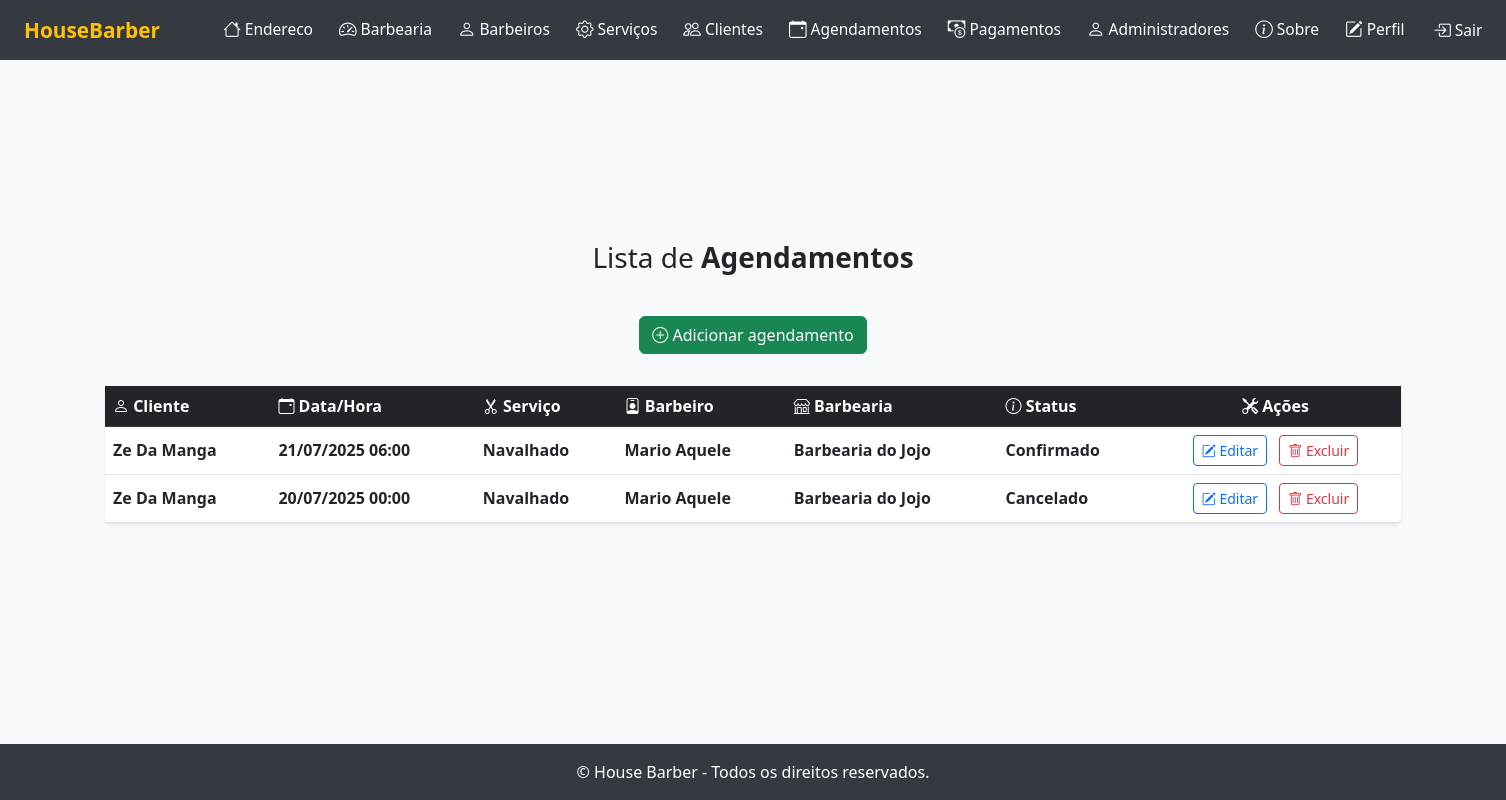
The page /listar/agendamentos/ (signed in) on the database its author committed.
### cadastros/models.py (models this page shows, shortened)
class Agendamento(models.Model):
    STATUS_CHOICES = [
        ('pendente', 'Pendente'),
        ('confirmado', 'Confirmado'),
        ('cancelado', 'Cancelado'),
        ('concluido', 'Concluído'),
    ]
    data_hora = models.DateTimeField(help_text="Data e hora do agendamento")
    status = models.CharField(max_length=20, choices=STATUS_CHOICES, default='pendente', help_text="Status do agendamento")
    observacoes = models.TextField(blank=True, null=True, help_text="Observações do agendamento (opcional)")
    barbearia = models.ForeignKey(Barbearia, on_delete=models.CASCADE, related_name='agendamentos', help_text="Barbearia do agendamento")
    cliente = models.ForeignKey(Cliente, on_delete=models.CASCADE, related_name='agendamentos', help_text="Cliente do agendamento")
    barbeiro = models.ForeignKey(Barbeiro, on_delete=models.CASCADE, related_name='agendamentos', help_text="Barbeiro responsável")
    servico = models.ForeignKey(Servico, on_delete=models.CASCADE, related_name='agendamentos', help_text="Serviço agendado")
    usuario = models.ForeignKey(User, on_delete=models.CASCADE, related_name='agendamento_usuario', help_text="Usuário responsável pelo agendamento")

class Cliente(models.Model):
    nome = models.CharField(max_length=255, help_text="Nome do cliente")
    telefone = models.CharField(max_length=20, help_text="Telefone do cliente")
    email = models.EmailField(help_text="E-mail do cliente")
    data_nascimento = models.DateField(help_text="Data de nascimento do cliente")
    created_at = models.DateTimeField(auto_now_add=True, help_text="Data de cadastro do cliente")
    usuario = models.ForeignKey(User, on_delete=models.CASCADE, related_name='cliente_usuario', help_text="Usuário responsável pelo cliente")

class Servico(models.Model):
    nome = models.CharField(max_length=255, help_text="Nome do serviço")
    descricao = models.TextField(help_text="Descrição do serviço")
    preco = models.DecimalField(max_digits=8, decimal_places=2, help_text="Preço do serviço")
    duracao_minutos = models.PositiveIntegerField(help_text="Duração do serviço em minutos")
    barbearia = models.ForeignKey(Barbearia, on_delete=models.CASCADE, related_name='servicos', help_text="Barbearia que oferece o serviço")
    usuario = models.ForeignKey(User, on_delete=models.CASCADE, related_name='servico_usuario', help_text="Usuário responsável pelo serviço")

class Barbeiro(models.Model):
    nome = models.CharField(max_length=255, help_text="Nome do barbeiro")
    telefone = models.CharField(max_length=20, help_text="Telefone do barbeiro")
    especialidade = models.CharField(max_length=100, help_text="Especialidade do barbeiro")
    ativo = models.BooleanField(default=True, help_text="Indica se o barbeiro está ativo")
    barbearia = models.ForeignKey(Barbearia, on_delete=models.CASCADE, related_name='barbeiros', help_text="Barbearia onde trabalha")
    usuario = models.ForeignKey(User, on_delete=models.CASCADE, related_name='barbeiro_usuario', help_text="Usuário responsável pelo barbeiro")

class Barbearia(models.Model):
    nome_fantasia = models.CharField(max_length=255, help_text="Nome fantasia da barbearia")
    razao_social = models.CharField(max_length=255, help_text="Razão social da barbearia")
    cnpj = models.CharField(max_length=18, help_text="CNPJ da barbearia")
    telefone = models.CharField(max_length=20, help_text="Telefone de contato da barbearia")
    email = models.EmailField(help_text="E-mail da barbearia")
    endereco = models.OneToOneField(Endereco, on_delete=models.CASCADE, related_name='barbearia', help_text="Endereço da barbearia")
    usuario = models.ForeignKey(User, on_delete=models.CASCADE, related_name='usuario_barbearia', help_text="Usuário responsável pela barbearia")

### cadastros/views.py (the view)
# urls.py: path('listar/agendamentos/', AgendamentoListView.as_view(), name='agendamento-lista'),
class AgendamentoListView(LoginRequiredMixin, ListView):
    login_url = reverse_lazy('login')
    model = Agendamento
    template_name = 'listas/agendamento.html'
    context_object_name = 'agendamentos'
    def get_queryset(self):
        return Agendamento.objects.filter(usuario=self.request.user)

### cadastros/templates/listas/agendamento.html (shortened to what this page needs)
{% extends "paginas/modelo.html" %}
{% block conteudo %}
<h3>
    Lista de <b>Agendamentos</b>
</h3>
<div class="d-flex justify-content-center mb-3">
    <a class="btn btn-success mb-3" href="{% url 'cadastrar-agendamento' %}">
        <i class="bi bi-plus-circle"></i> Adicionar agendamento
    </a>
</div>
<table id="table-lista" class="table table-hover align-middle shadow-sm rounded bg-white">
    <thead class="table-dark">
        <tr>
            <th scope="col"><i class="bi bi-person"></i> Cliente</th>
            <th scope="col"><i class="bi bi-calendar-event"></i> Data/Hora</th>
            <th scope="col"><i class="bi bi-scissors"></i> Serviço</th>
            <th scope="col"><i class="bi bi-person-badge"></i> Barbeiro</th>
            <th scope="col"><i class="bi bi-shop"></i> Barbearia</th>
            <th scope="col"><i class="bi bi-info-circle"></i> Status</th>
            <th scope="col" class="text-center"><i class="bi bi-tools"></i> Ações</th>
        </tr>
    </thead>
    <tbody>
        {% for object in agendamentos %}
            <tr>
                <td class="fw-semibold">{{ object.cliente.nome }}</td>
                <td class="fw-semibold">{{ object.data_hora|date:"d/m/Y H:i" }}</td>
                <td class="fw-semibold">{{ object.servico.nome }}</td>
                <td class="fw-semibold">{{ object.barbeiro.nome }}</td>
                <td class="fw-semibold">{{ object.barbearia.nome_fantasia }}</td>
                <td class="fw-semibold">{{ object.get_status_display }}</td>
                <td class="text-center">
                    <a class="btn btn-outline-primary btn-sm me-2" href="{% url 'editar-agendamento' object.pk %}">
                        <i class="bi bi-pencil-square"></i> Editar
                    </a>
                    <a class="btn btn-outline-danger btn-sm" href="{% url 'excluir-agendamento' object.pk %}">
                        <i class="bi bi-trash"></i> Excluir
                    </a>
                </td>
            </tr>
        {% empty %}
            <tr>
                <td colspan="7" class="text-center text-muted py-4">
                    <i class="bi bi-exclamation-circle"></i> Nenhum registro encontrado.
                </td>
            </tr>
        {% endfor %}
    </tbody>
</table>
{% endblock %}
{% block scripts %}
<link href="https://cdn.datatables.net/v/bs5/dt-2.1.8/datatables.min.css" rel="stylesheet">
{% endblock %}

### paginas/templates/paginas/modelo.html (style rules this page uses)
body { min-height: 100vh; display: flex; flex-direction: column; background: #f8f9fa; }

### rows shown on the page
Agendamento: cliente.nome "Ze Da Manga", data_hora "21/07/2025 06:00", servico.nome "Navalhado", barbeiro.nome "Mario Aquele", barbearia.nome_fantasia "Barbearia do Jojo", status "Confirmado"
Agendamento: cliente.nome "Ze Da Manga", data_hora "20/07/2025 00:00", servico.nome "Navalhado", barbeiro.nome "Mario Aquele", barbearia.nome_fantasia "Barbearia do Jojo", status "Cancelado"
